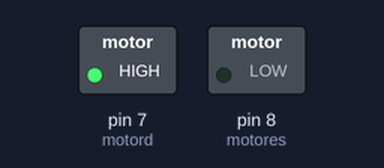
The sketch below on a simulated Arduino Uno, built with avr-gcc and run on an emulated ATmega328P. Shown: switched loads named in the sketch (green lamp = pin HIGH). Dashed ring = blinking.

Above: at 0.5 s.
Timing chart, 0 to 4.6 s (numbered marks = the images above):
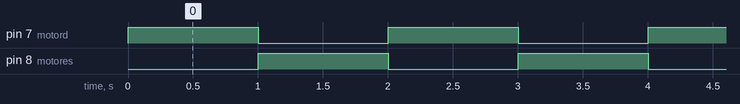

Measured:
- by itself, pin 7 (motord), pin 8 (motores): alternates HIGH for 1.0 s and LOW for 1.0 s

The sketch:

testemotorvintepilla.ino
```cpp
int motord = 7;
int motores = 8;
void giraesquerda()
{
  digitalWrite (motord,HIGH);
  digitalWrite (motores, LOW);
}
void giradireita()
{
  digitalWrite(motord, LOW);
  digitalWrite(motores, HIGH);

}
void setup() {
  // put your setup code here, to run once:
pinMode (motord, OUTPUT);
pinMode (motores, OUTPUT);
digitalWrite (motord,LOW);
digitalWrite (motores,LOW);


}

void loop() {

giraesquerda();
delay(1000);
giradireita();
delay(1000);
}
```
